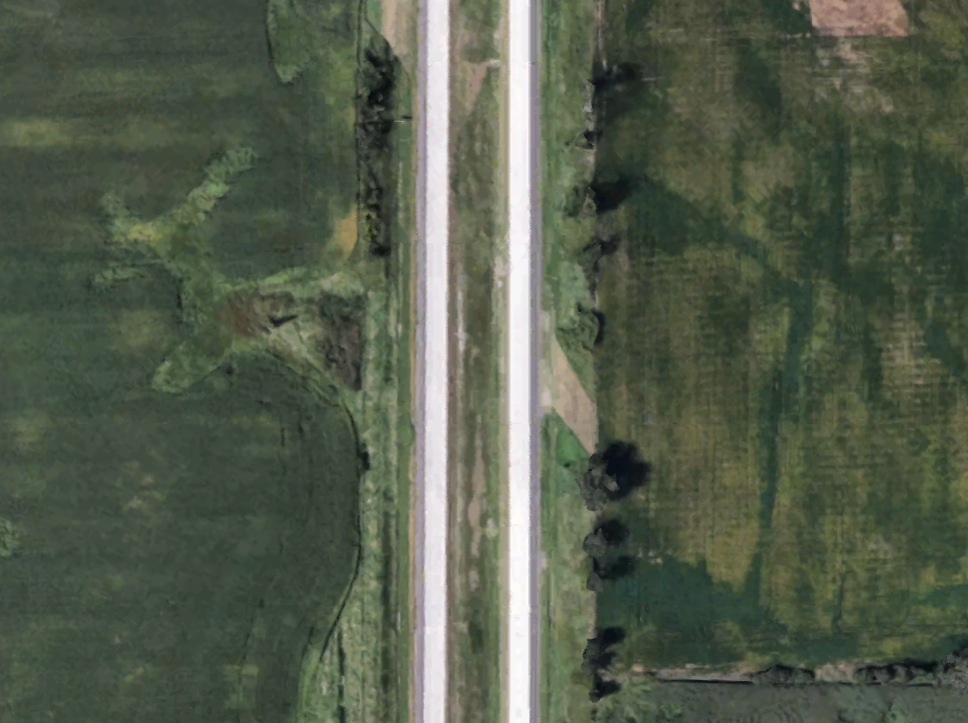
%> input picture Segmentation/RoadPic.png, 968 x 723 px
$ octave --eval "result = blurSegmentation('RoadPic.png');"   (GNU Octave 9; MATLAB toolbox functions it lacks are replaced by stand-ins)
%> lines starting %> are read from the running program, lines starting %| are printed output that depends on the picture; in (x1, y1, x2, y2) boxes, pixels count from 0 and x2, y2 are one past the last pixel; in counts of white or black regions, pixels touching at a corner belong together; the program's own positions count from 1
function [ Comps ] = blurSegmentation( imageFile )
%> called with imageFile = 'RoadPic.png'
% Segmentation method that works by blurring the image
% using erosion, dilation, and reconstruction to make
% it more even in color distribution, then looks for
% maximums to get components.
% Looks at both the image and it's complement to avoid
% not finding the road in the event that it's a local min.
%
% @input:
%       imageFile - image file to be segmented
% @output:
%       Comps - list of components which are candidates for roads
tic
%Read in image, convert to grayscale
J = imread(imageFile);
%> J is the input picture: size 723x968x3 uint8; mean R, G, B 83.8, 92.7, 75.5
I = rgb2gray(J);
I = imcomplement(I);

%Create structural element and use it to smooth out image
se = strel('square', 20);
Io = imopen(I, se);
Ie = imerode(Io, se);
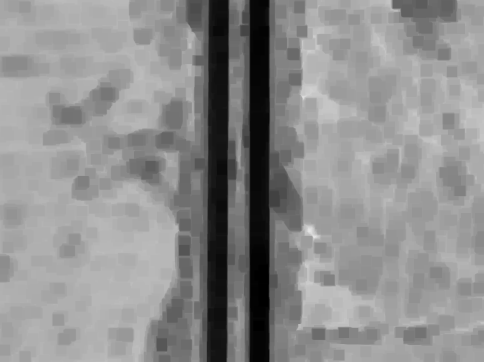
%> Ie: size 723x968 uint8 (shown at 1/2 size); min 0, max 230, mean 142.1
Iobr = imreconstruct(Ie, I);
Iobrd = imdilate(Iobr, se);
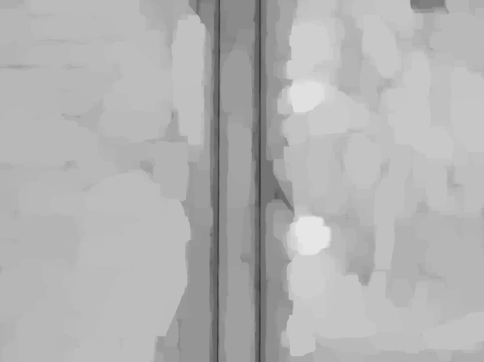
%> Iobrd: size 723x968 uint8 (shown at 1/2 size); min 41, max 230, mean 178.6
blur1 = imreconstruct(imcomplement(Iobrd), imcomplement(Iobr));
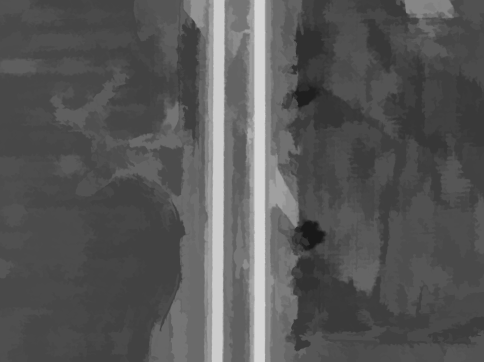
%> blur1: size 723x968 uint8 (shown at 1/2 size); min 25, max 214, mean 87.2
blur2 = imcomplement(blur1);
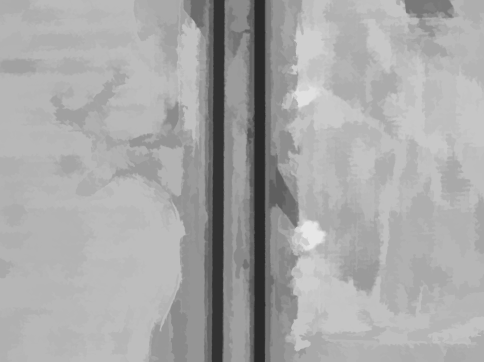
%> blur2: size 723x968 uint8 (shown at 1/2 size); min 41, max 230, mean 167.8

%Get maximums and fill in any holes
fgm = imregionalmax(blur1);
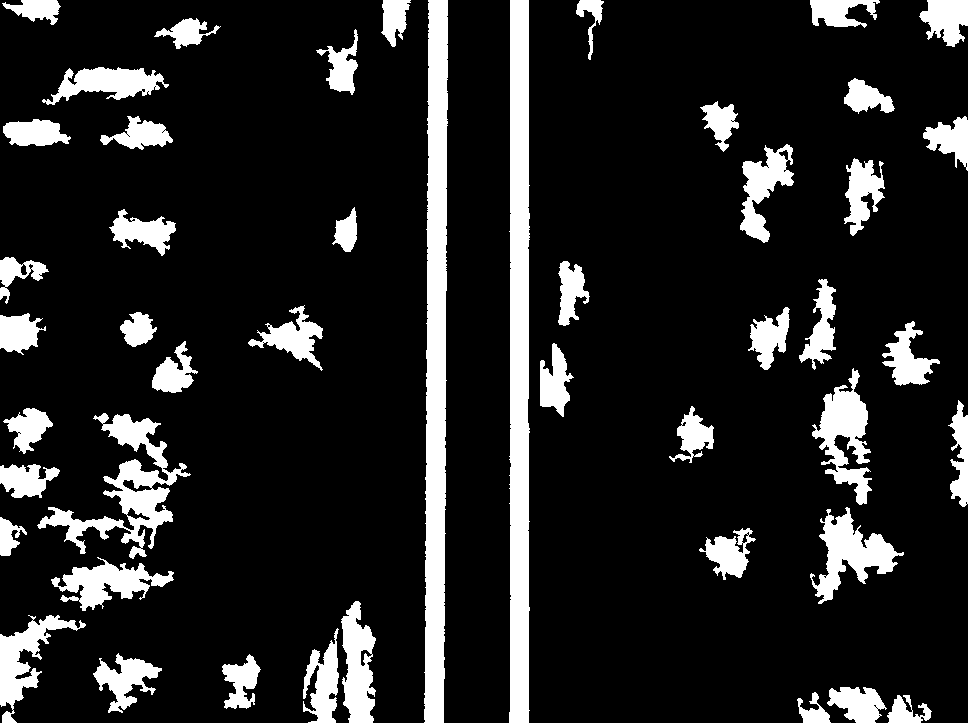
%> fgm: size 723x968 logical; 14.1% white; 47 white regions, largest, box (x1, y1, x2, y2) and area: (424, 0, 448, 723) 14112, (509, 0, 530, 723) 13739, (37, 413, 191, 559) 5943
fgm2 = imregionalmax(blur2);
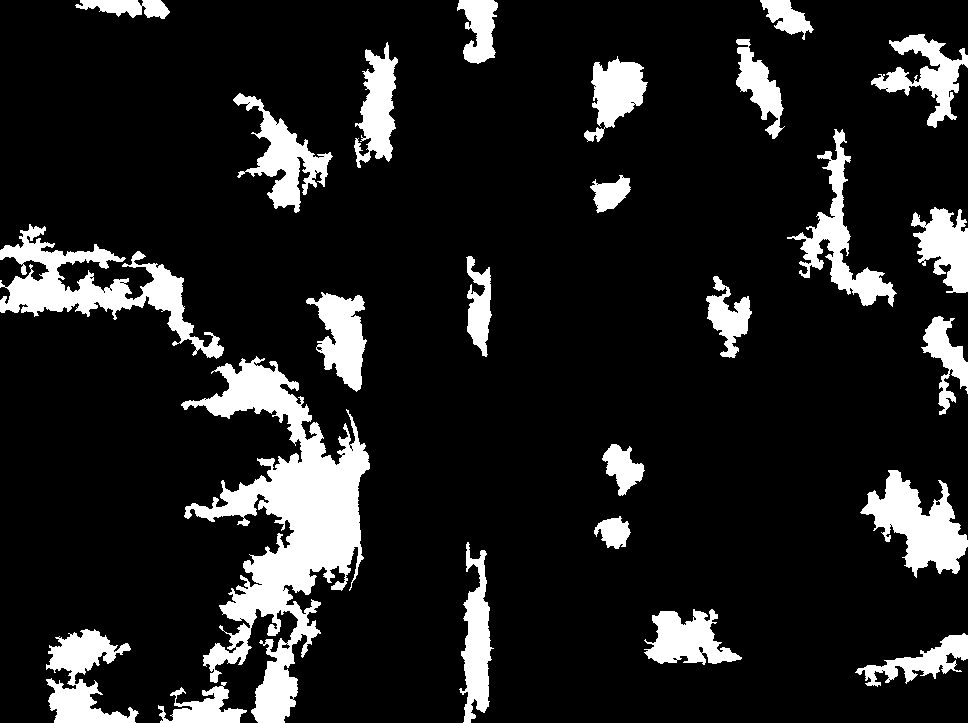
%> fgm2: size 723x968 logical; 13% white; 25 white regions, largest, box (x1, y1, x2, y2) and area: (181, 356, 370, 723) 25079, (0, 224, 224, 359) 8465, (860, 470, 968, 578) 5517
fgm = imfill(fgm,'holes');
%> fgm: size 723x968 logical; 14.2% white; 47 white regions, largest, box (x1, y1, x2, y2) and area: (424, 0, 448, 723) 14112, (509, 0, 530, 723) 13739, (37, 413, 191, 559) 6193
fgm2 = imfill(fgm2,'holes');
%> fgm2: size 723x968 logical; 13.1% white; 25 white regions, largest, box (x1, y1, x2, y2) and area: (181, 356, 370, 723) 25158, (0, 224, 224, 359) 8480, (860, 470, 968, 578) 5531
%Get component lists and merge
CC1 = bwconncomp(fgm);
%> CC1 = 47 connected components
CC2 = bwconncomp(fgm2);
%> CC2 = 25 connected components
CC1.PixelIdxList = [CC1.PixelIdxList CC2.PixelIdxList];
%> CC1.PixelIdxList = 72 items
CC1.NumObjects = CC2.NumObjects + CC1.NumObjects;
%> CC1.NumObjects = 72

toc
%Code for showing components alongside image
% labeled = labelmatrix(CC1);
% RGB_label = label2rgb(labeled, 'jet', 'w', 'shuffle');
% imshow(RGB_label)

Comps = CC1;
%> Comps = 72 connected components

end

$ run again, on Segmentation/1001.png
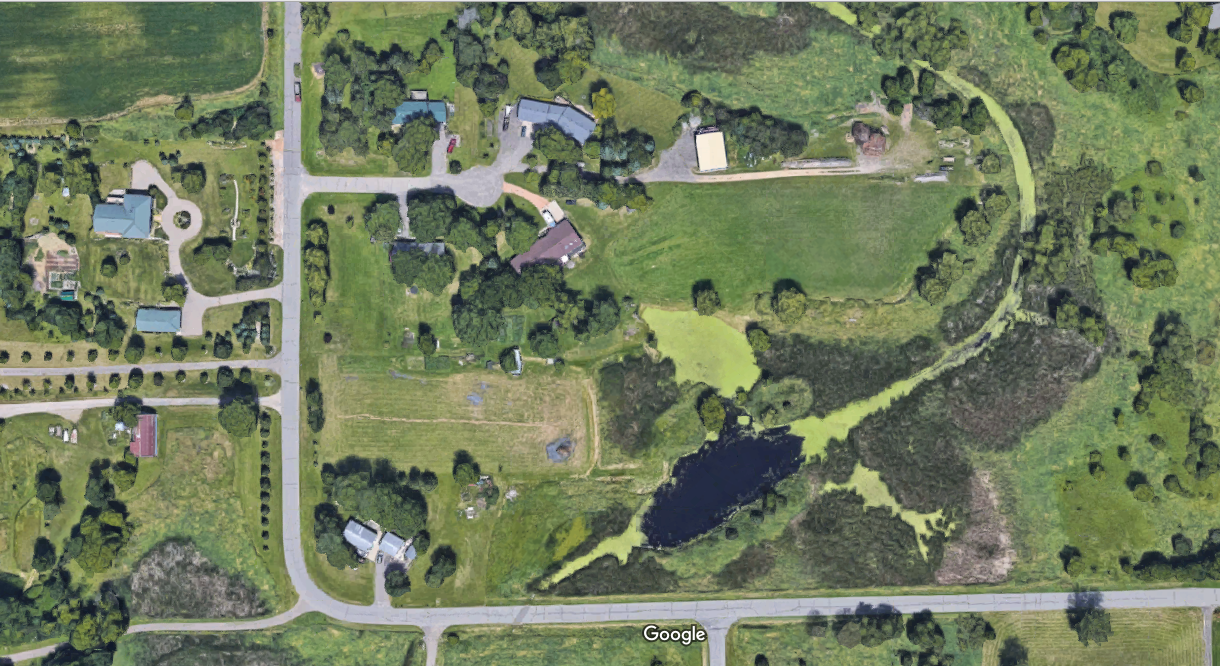
%> input picture Segmentation/1001.png, 1220 x 666 px
%> in blurSegmentation, J is the input picture: size 666x1220x3 uint8; mean R, G, B 112.8, 124.2, 94.3
%> in blurSegmentation, `fgm = imregionalmax(blur1);`:
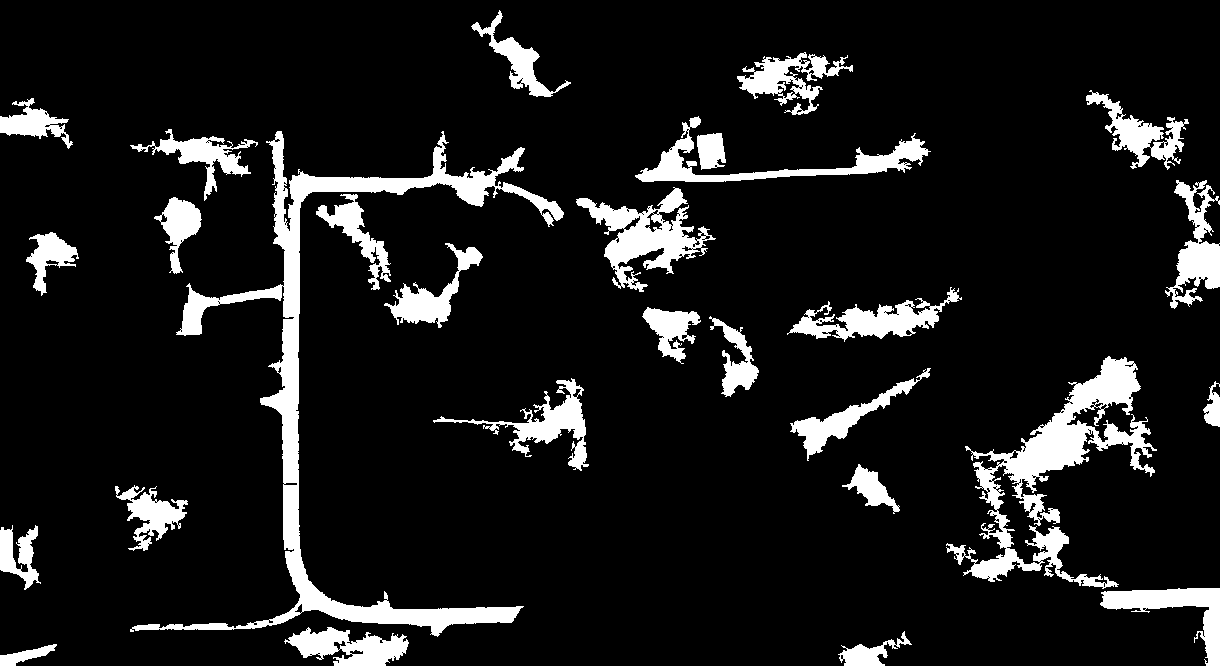
%> fgm: size 666x1220 logical; 10.6% white; 28 white regions, largest, box (x1, y1, x2, y2) and area: (130, 131, 564, 637) 19043, (946, 356, 1157, 589) 12195, (576, 187, 716, 292) 5111
%> in blurSegmentation, `fgm2 = imfill(fgm2,'holes');`:
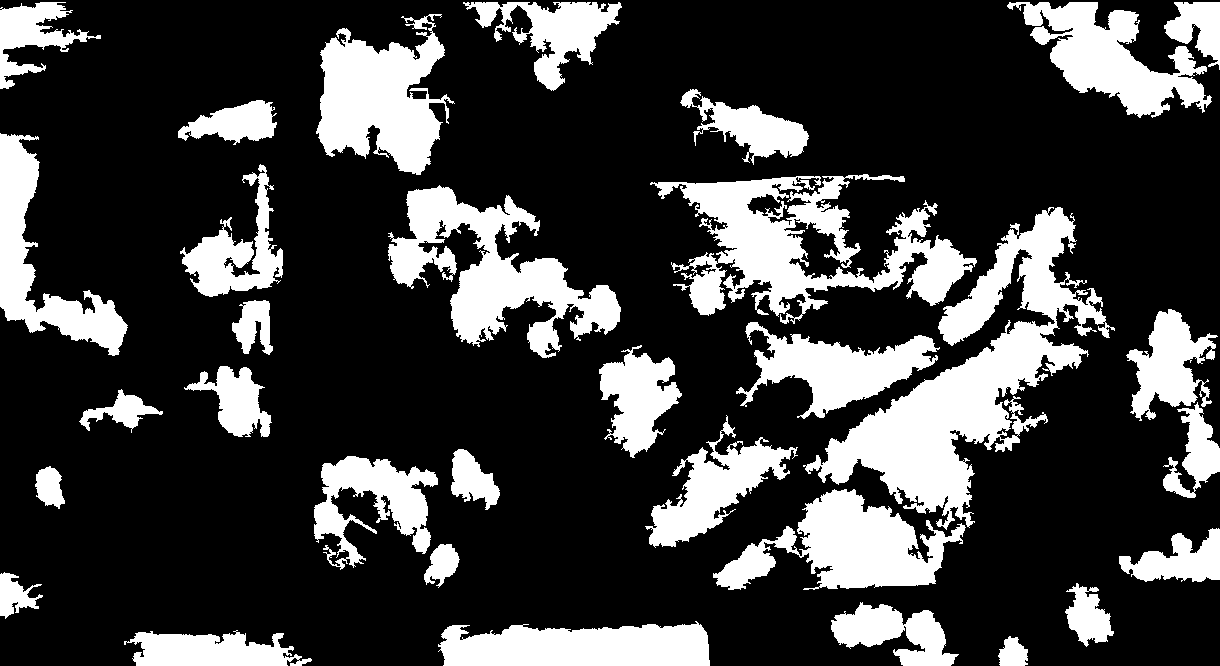
%> fgm2: size 666x1220 logical; 24.6% white; 32 white regions, largest, box (x1, y1, x2, y2) and area: (803, 207, 1115, 530) 28944, (650, 174, 977, 324) 19358, (388, 185, 621, 358) 15660
%> CC1 = 28 connected components
%> CC2 = 32 connected components
%> CC1.PixelIdxList = 60 items
%> CC1.NumObjects = 60
%> Comps = 60 connected components

$ run again, on Segmentation/1002.png
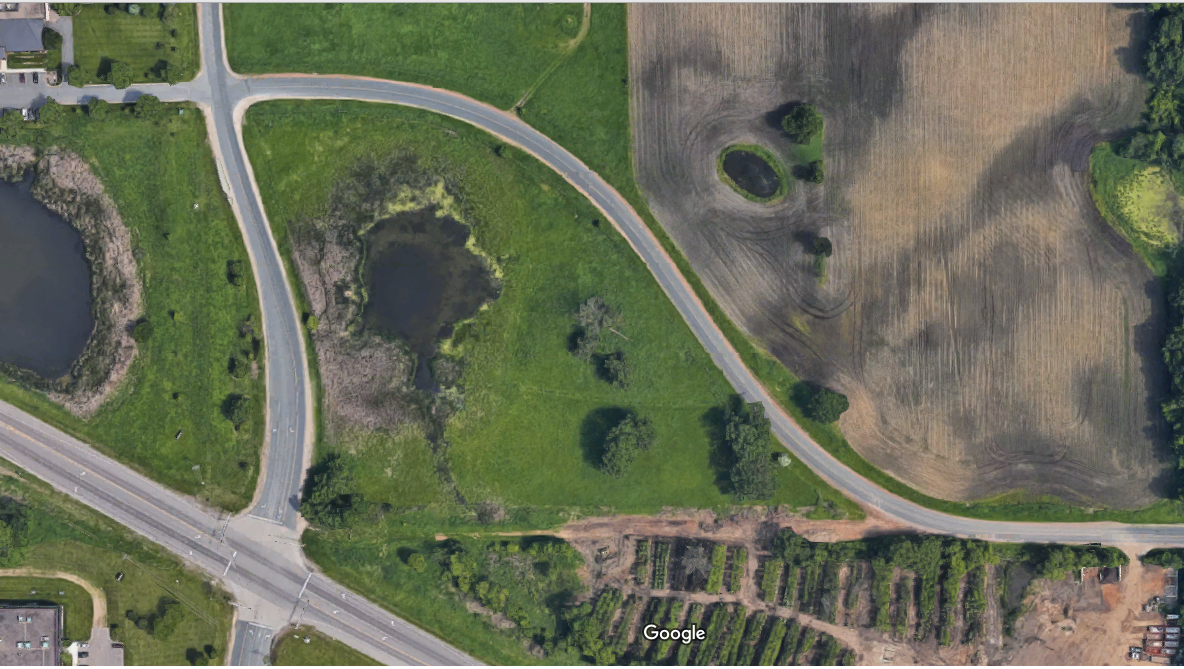
%> input picture Segmentation/1002.png, 1184 x 669 px
%> in blurSegmentation, J is the input picture: size 669x1184x3 uint8; mean R, G, B 104.6, 109, 89.1
%> in blurSegmentation, `fgm = imregionalmax(blur1);`:
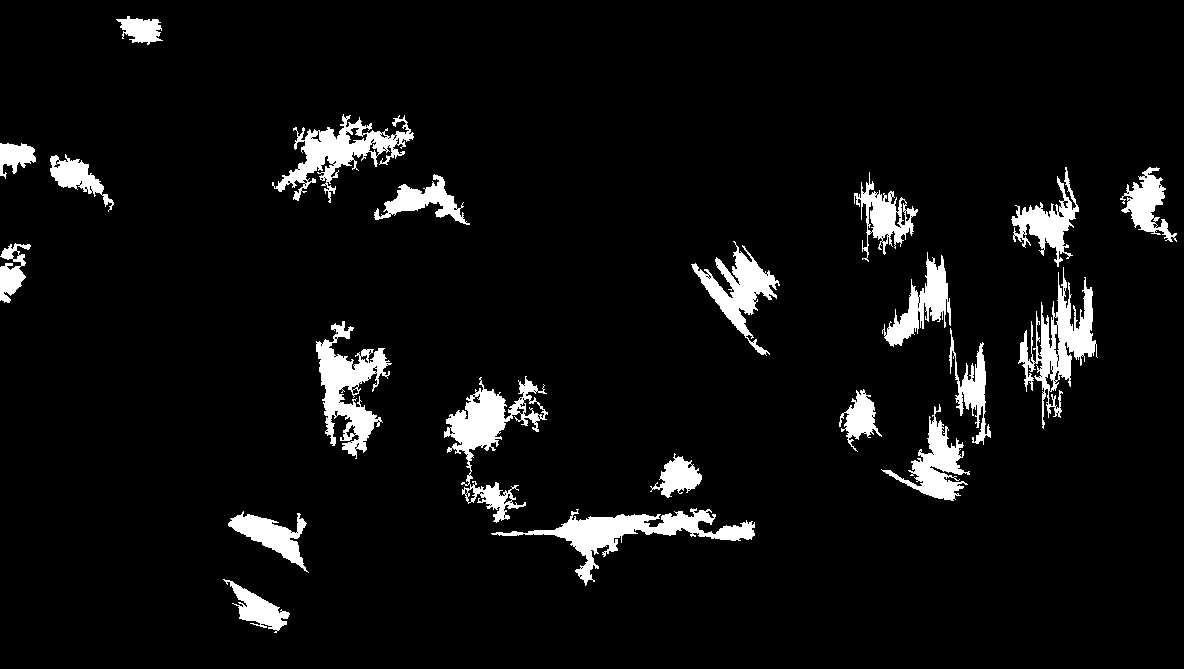
%> fgm: size 669x1184 logical; 6.1% white; 21 white regions, largest, box (x1, y1, x2, y2) and area: (491, 508, 755, 586) 4598, (444, 376, 548, 523) 4387, (316, 321, 392, 459) 4209
%> in blurSegmentation, `fgm2 = imfill(fgm2,'holes');`:
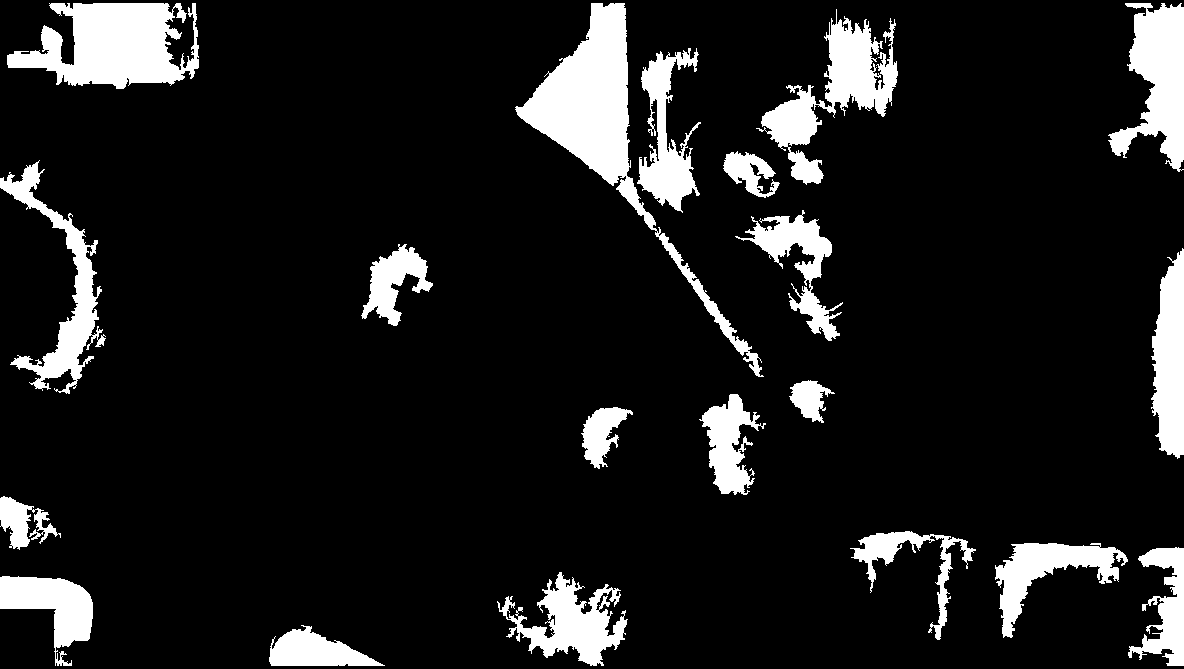
%> fgm2: size 669x1184 logical; 11.6% white; 20 white regions, largest, box (x1, y1, x2, y2) and area: (515, 3, 764, 377) 13683, (7, 3, 199, 89) 10477, (756, 9, 898, 185) 7820
%> CC1 = 21 connected components
%> CC2 = 20 connected components
%> CC1.PixelIdxList = 41 items
%> CC1.NumObjects = 41
%> Comps = 41 connected components
